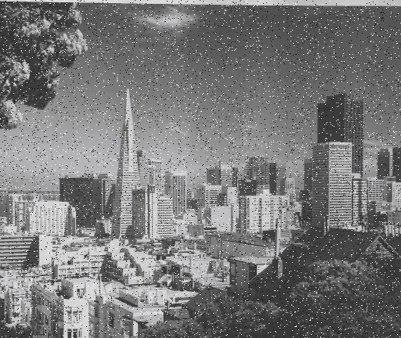
#> input picture 15- Laplacian/pic1.jpg, 401 x 338 px
$ jupyter execute 1.ipynb
#> lines starting #> are read from the running program, lines starting #| are printed output that depends on the picture
[cell 1]
import cv2
import numpy as np
import matplotlib.pyplot as plt

[cell 2]
image = cv2.imread('pic1.jpg',1)
#> image is the input picture: shape (338, 401, 3); mean B, G, R 120.8, 120.6, 120.6
Laplacian = cv2.Laplacian(image,-1,ksize = 3)
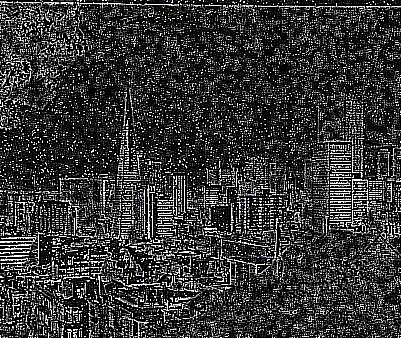
#> Laplacian: shape (338, 401, 3); mean B, G, R 55.4, 55.4, 55.4
Lap = np.absolute((Laplacian))

[cell 3]
names = ['Original','Laplacian','Lap']
filters  = [image,Laplacian,Lap]

plt.figure(figsize=(15, 7))
for i in range(3) :
    plt.subplot(1, 3, i+1)
    img = cv2.cvtColor(filters[i],cv2.COLOR_BGR2RGB)
    plt.imshow(img)
    plt.title(names[i])
    plt.xticks([])
    plt.yticks([])
plt.show()
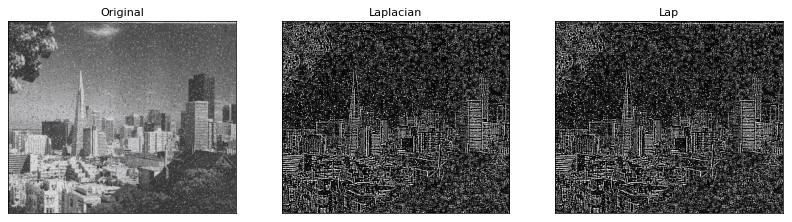
#> figure drawn by matplotlib, 3 panels
